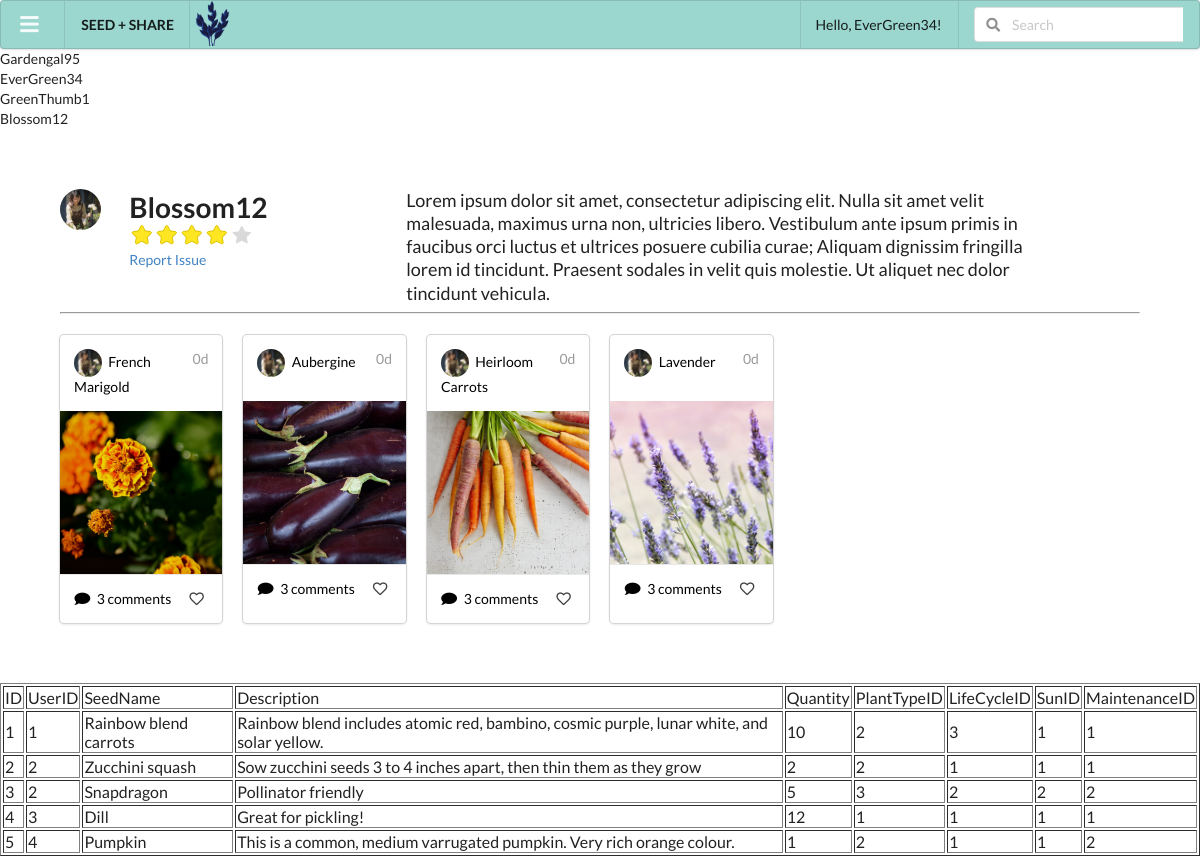
/php/user.php (signed in), run on the app's committed database.
### tables this page shows
CREATE TABLE `BC_User` ( 
    `ID` BIGINT NOT NULL AUTO_INCREMENT , 
    `Username` VARCHAR(64) NOT NULL , 
    `Email` VARCHAR(128) NOT NULL , 
    `PasswordHash` VARCHAR(64) NOT NULL , 
    PRIMARY KEY (`ID`)
);

CREATE TABLE `BC_Seed` ( 
    `ID` BIGINT NOT NULL AUTO_INCREMENT , 
    `UserID` BIGINT NOT NULL , 
    `SeedName` VARCHAR(64) NOT NULL ,
    `Description` VARCHAR(1024) NOT NULL ,
    `Quantity` SMALLINT NOT NULL ,
    `PlantTypeID` BIGINT NOT NULL ,
    `LifeCycleID` BIGINT NOT NULL ,
    `SunID` BIGINT NOT NULL ,
    `MaintenanceID` BIGINT NOT NULL ,
    PRIMARY KEY (`ID`) , 
    FOREIGN KEY (`UserID`) REFERENCES BC_User(ID) ,
    FOREIGN KEY (`PlantTypeID`) REFERENCES BC_PlantType(ID) ,
    FOREIGN KEY (`LifeCycleID`) REFERENCES BC_LifeCycle(ID) ,
    FOREIGN KEY (`SunID`) REFERENCES BC_Sun(ID) ,
    FOREIGN KEY (`MaintenanceID`) REFERENCES BC_Maintenance(ID)
);

### php/lib.php (called while the page is built, shortened)
<?php
function exeSelect($dblink, $sql)
{
    $res = array();
    $resQuery = mysqli_query($dblink, $sql);
    while($rowData = mysqli_fetch_assoc($resQuery))
    {
        array_push($res, $rowData);
    }
    return $res;
}
function exeSelectOne($dblink, $sql)
{
    $res = exeSelect($dblink, $sql);
    return $res[0];
}
?>

### php/user.php (the view, shortened to what this page needs)
<?php
    include('header.php');
    $users = exeSelect($dblink, "SELECT ID, Username, Email, PasswordHash FROM BC_User");
    foreach ($users as $user) {
       echo $user['Username'] . "<br>";
     }
    $seedSelect = "SELECT * FROM BC_Seed";
    $resQuery = mysqli_query($dblink, $seedSelect);
    echo "<table border = '1'>";
    echo "<tr><td>ID</td><td>UserID</td><td>SeedName</td><td>Description</td><td>Quantity</td><td>PlantTypeID</td><td>LifeCycleID</td><td>SunID</td><td>MaintenanceID</td></tr>";
    while($rowData = mysqli_fetch_assoc($resQuery))
    {
      echo "<tr><td>{$rowData['ID']}</td><td>{$rowData['UserID']}</td><td>{$rowData['SeedName']}</td><td>{$rowData['Description']}</td><td>{$rowData['Quantity']}</td><td>{$rowData['PlantTypeID']}</td><td>{$rowData['LifeCycleID']}</td><td>{$rowData['SunID']}</td><td>{$rowData['MaintenanceID']}</td></tr>";
    }
    echo "</table>";
?>
<?php
    include('footer.php');
?>

### php/header.php (shortened to what this page needs)
<?php
include('lib.php');
$currUser = $_COOKIE["CURR_USER"];
$username = exeSelectOne($dblink, "SELECT `Username` FROM `BC_User` WHERE `ID` = " . $currUser)["Username"];
?>
<html lang="en">
  <head>
    <link rel="stylesheet" type="text/css" href="lib/semantic-ui-2.4.0.min.css" />
    <link rel="stylesheet" type="text/css" href="css/override.css" />
    <link rel="stylesheet" href="https://cdnjs.cloudflare.com/ajax/libs/semantic-ui/2.4.1/semantic.min.css" />
  </head>
  <body>
    <nav>
      <div class="ui menu">
        <div class="ui dropdown item" tabindex="0">
          <i class="large bars icon"></i>
        </div>
        <a class="header item" href="index.php">SEED + SHARE</a>
        <img src="img/logo.png" height="45" />
        <div class="right menu">
          <a class="item" href="user.php">Hello, <?=$username?>!</a>
          <div class="item">
            <div class="ui action left icon input">
              <input type="text" placeholder="Search">
            </div>
          </div>
        </div>
      </div>
    </nav>

### php/footer.php (shortened to what this page needs)
    </body>
</html>

### php/css/override.css (style rules this page uses)
div.ui.menu { background-color: #9BD6CF; color: black; }
i.bars.icon { color: white; }
article { padding: 5%; }
hr { margin-bottom: 2%; }
#report { margin-top: 5px; }
#bio { font-weight: normal; }
a.ui.card { color: black; }

### data on the page
bc_user: Username "EverGreen34"
bc_user: Username "Gardengal95"
bc_user: Username "GreenThumb1"
bc_user: Username "Blossom12"
bc_seed: ID "1", UserID "1", SeedName "Rainbow blend carrots", Description "Rainbow blend includes atomic red, bambino, cosmic purple, lunar white, and solar yellow.", Quantity "10", PlantTypeID "2", LifeCycleID "3", SunID "1", MaintenanceID "1"
bc_seed: ID "2", UserID "2", SeedName "Zucchini squash", Description "Sow zucchini seeds 3 to 4 inches apart, then thin them as they grow", Quantity "2", PlantTypeID "2", LifeCycleID "1", SunID "1", MaintenanceID "1"
bc_seed: ID "3", UserID "2", SeedName "Snapdragon", Description "Pollinator friendly", Quantity "5", PlantTypeID "3", LifeCycleID "2", SunID "2", MaintenanceID "2"
bc_seed: ID "4", UserID "3", SeedName "Dill", Description "Great for pickling!", Quantity "12", PlantTypeID "1", LifeCycleID "1", SunID "1", MaintenanceID "1"
bc_seed: ID "5", UserID "4", SeedName "Pumpkin", Description "This is a common, medium varrugated pumpkin. Very rich orange colour.", Quantity "1", PlantTypeID "2", LifeCycleID "1", SunID "1", MaintenanceID "2"
